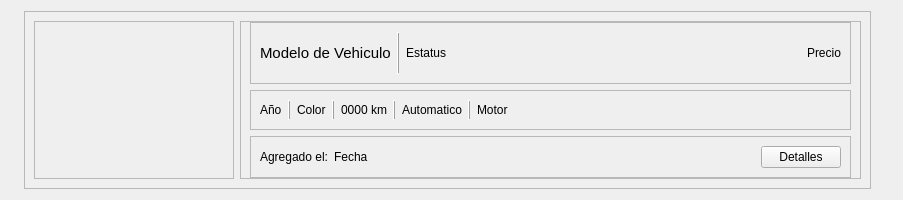
<?xml version="1.0" encoding="UTF-8"?>
<ui version="4.0">
 <class>VehicleItemList</class>
 <widget class="QWidget" name="VehicleItemList">
  <property name="geometry">
   <rect>
    <x>0</x>
    <y>0</y>
    <width>903</width>
    <height>200</height>
   </rect>
  </property>
  <property name="sizePolicy">
   <sizepolicy hsizetype="Preferred" vsizetype="Fixed">
    <horstretch>0</horstretch>
    <verstretch>0</verstretch>
   </sizepolicy>
  </property>
  <property name="minimumSize">
   <size>
    <width>0</width>
    <height>200</height>
   </size>
  </property>
  <property name="maximumSize">
   <size>
    <width>16777215</width>
    <height>200</height>
   </size>
  </property>
  <property name="windowTitle">
   <string>Form</string>
  </property>
  <property name="class" stdset="0">
   <string>vehicleCard</string>
  </property>
  <layout class="QHBoxLayout" name="horizontalLayout" stretch="0">
   <property name="spacing">
    <number>2</number>
   </property>
   <property name="leftMargin">
    <number>24</number>
   </property>
   <property name="rightMargin">
    <number>32</number>
   </property>
   <item>
    <widget class="QFrame" name="frame">
     <property name="sizePolicy">
      <sizepolicy hsizetype="Expanding" vsizetype="Expanding">
       <horstretch>0</horstretch>
       <verstretch>0</verstretch>
      </sizepolicy>
     </property>
     <property name="frameShape">
      <enum>QFrame::Shape::StyledPanel</enum>
     </property>
     <property name="frameShadow">
      <enum>QFrame::Shadow::Raised</enum>
     </property>
     <layout class="QFormLayout" name="formLayout">
      <item row="0" column="0">
       <widget class="QFrame" name="leftFrame">
        <property name="sizePolicy">
         <sizepolicy hsizetype="Fixed" vsizetype="Expanding">
          <horstretch>0</horstretch>
          <verstretch>0</verstretch>
         </sizepolicy>
        </property>
        <property name="minimumSize">
         <size>
          <width>200</width>
          <height>0</height>
         </size>
        </property>
        <property name="frameShape">
         <enum>QFrame::Shape::StyledPanel</enum>
        </property>
        <property name="frameShadow">
         <enum>QFrame::Shadow::Raised</enum>
        </property>
        <layout class="QVBoxLayout" name="leftFrameLayout">
         <property name="leftMargin">
          <number>4</number>
         </property>
         <property name="topMargin">
          <number>4</number>
         </property>
         <property name="rightMargin">
          <number>12</number>
         </property>
         <property name="bottomMargin">
          <number>4</number>
         </property>
         <item>
          <widget class="AspectRatioImageLabel" name="vehicleImage">
           <property name="sizePolicy">
            <sizepolicy hsizetype="Expanding" vsizetype="Expanding">
             <horstretch>0</horstretch>
             <verstretch>0</verstretch>
            </sizepolicy>
           </property>
           <property name="whatsThis">
            <string>&lt;html&gt;&lt;head/&gt;&lt;body&gt;&lt;p&gt;&lt;br/&gt;&lt;/p&gt;&lt;/body&gt;&lt;/html&gt;</string>
           </property>
           <property name="text">
            <string/>
           </property>
          </widget>
         </item>
        </layout>
       </widget>
      </item>
      <item row="0" column="1">
       <widget class="QFrame" name="rightFrame">
        <property name="sizePolicy">
         <sizepolicy hsizetype="Expanding" vsizetype="Expanding">
          <horstretch>0</horstretch>
          <verstretch>0</verstretch>
         </sizepolicy>
        </property>
        <property name="frameShape">
         <enum>QFrame::Shape::StyledPanel</enum>
        </property>
        <property name="frameShadow">
         <enum>QFrame::Shadow::Raised</enum>
        </property>
        <layout class="QVBoxLayout" name="verticalLayout">
         <property name="topMargin">
          <number>0</number>
         </property>
         <property name="bottomMargin">
          <number>0</number>
         </property>
         <item>
          <widget class="QFrame" name="frame_2">
           <property name="frameShape">
            <enum>QFrame::Shape::StyledPanel</enum>
           </property>
           <property name="frameShadow">
            <enum>QFrame::Shadow::Raised</enum>
           </property>
           <layout class="QHBoxLayout" name="horizontalLayout_2">
            <property name="spacing">
             <number>6</number>
            </property>
            <property name="topMargin">
             <number>9</number>
            </property>
            <property name="bottomMargin">
             <number>9</number>
            </property>
            <item>
             <widget class="QLabel" name="vehicleTitle">
              <property name="text">
               <string>&lt;html&gt;&lt;head/&gt;&lt;body&gt;&lt;p&gt;&lt;span style=&quot; font-size:11pt;&quot;&gt;Modelo de Vehiculo&lt;/span&gt;&lt;/p&gt;&lt;/body&gt;&lt;/html&gt;</string>
              </property>
             </widget>
            </item>
            <item>
             <widget class="Line" name="line_5">
              <property name="frameShadow">
               <enum>QFrame::Shadow::Raised</enum>
              </property>
              <property name="lineWidth">
               <number>1</number>
              </property>
              <property name="orientation">
               <enum>Qt::Orientation::Vertical</enum>
              </property>
              <property name="class" stdset="0">
               <string>lineSpecial</string>
              </property>
             </widget>
            </item>
            <item>
             <widget class="QLabel" name="statusBadge">
              <property name="text">
               <string>Estatus</string>
              </property>
              <property name="class" stdset="0">
               <string>statusBadge</string>
              </property>
             </widget>
            </item>
            <item>
             <spacer name="horizontalSpacer_2">
              <property name="orientation">
               <enum>Qt::Orientation::Horizontal</enum>
              </property>
              <property name="sizeHint" stdset="0">
               <size>
                <width>85</width>
                <height>20</height>
               </size>
              </property>
             </spacer>
            </item>
            <item>
             <widget class="QLabel" name="priceLabel">
              <property name="sizePolicy">
               <sizepolicy hsizetype="Preferred" vsizetype="Expanding">
                <horstretch>0</horstretch>
                <verstretch>0</verstretch>
               </sizepolicy>
              </property>
              <property name="text">
               <string>Precio</string>
              </property>
              <property name="margin">
               <number>0</number>
              </property>
             </widget>
            </item>
           </layout>
          </widget>
         </item>
         <item>
          <widget class="QFrame" name="detailLine">
           <property name="frameShape">
            <enum>QFrame::Shape::StyledPanel</enum>
           </property>
           <property name="frameShadow">
            <enum>QFrame::Shadow::Raised</enum>
           </property>
           <layout class="QHBoxLayout" name="horizontalLayout_3" stretch="0,0,0,0,0,0,0,0,0,0">
            <property name="spacing">
             <number>6</number>
            </property>
            <property name="topMargin">
             <number>9</number>
            </property>
            <property name="bottomMargin">
             <number>9</number>
            </property>
            <item>
             <widget class="QLabel" name="yearLabel">
              <property name="text">
               <string>Año</string>
              </property>
              <property name="class" stdset="0">
               <string>detailLine</string>
              </property>
             </widget>
            </item>
            <item>
             <widget class="Line" name="line">
              <property name="frameShadow">
               <enum>QFrame::Shadow::Raised</enum>
              </property>
              <property name="orientation">
               <enum>Qt::Orientation::Vertical</enum>
              </property>
              <property name="class" stdset="0">
               <string>lineSpecial</string>
              </property>
             </widget>
            </item>
            <item>
             <widget class="QLabel" name="colorLabel">
              <property name="text">
               <string>Color</string>
              </property>
              <property name="class" stdset="0">
               <string>detailLine</string>
              </property>
             </widget>
            </item>
            <item>
             <widget class="Line" name="line_2">
              <property name="frameShadow">
               <enum>QFrame::Shadow::Raised</enum>
              </property>
              <property name="orientation">
               <enum>Qt::Orientation::Vertical</enum>
              </property>
              <property name="class" stdset="0">
               <string>lineSpecial</string>
              </property>
             </widget>
            </item>
            <item>
             <widget class="QLabel" name="kmLabel">
              <property name="text">
               <string>0000 km</string>
              </property>
              <property name="class" stdset="0">
               <string>detailLine</string>
              </property>
             </widget>
            </item>
            <item>
             <widget class="Line" name="line_3">
              <property name="frameShadow">
               <enum>QFrame::Shadow::Raised</enum>
              </property>
              <property name="orientation">
               <enum>Qt::Orientation::Vertical</enum>
              </property>
              <property name="class" stdset="0">
               <string>lineSpecial</string>
              </property>
             </widget>
            </item>
            <item>
             <widget class="QLabel" name="transmisionLabel">
              <property name="text">
               <string>Automatico</string>
              </property>
              <property name="class" stdset="0">
               <string>detailLine</string>
              </property>
             </widget>
            </item>
            <item>
             <widget class="Line" name="line_4">
              <property name="frameShadow">
               <enum>QFrame::Shadow::Raised</enum>
              </property>
              <property name="orientation">
               <enum>Qt::Orientation::Vertical</enum>
              </property>
              <property name="class" stdset="0">
               <string>lineSpecial</string>
              </property>
             </widget>
            </item>
            <item>
             <widget class="QLabel" name="motorLabel">
              <property name="text">
               <string>Motor</string>
              </property>
              <property name="class" stdset="0">
               <string>detailLine</string>
              </property>
             </widget>
            </item>
            <item>
             <spacer name="horizontalSpacer">
              <property name="orientation">
               <enum>Qt::Orientation::Horizontal</enum>
              </property>
              <property name="sizeHint" stdset="0">
               <size>
                <width>40</width>
                <height>20</height>
               </size>
              </property>
             </spacer>
            </item>
           </layout>
          </widget>
         </item>
         <item>
          <widget class="QFrame" name="frame_5">
           <property name="frameShape">
            <enum>QFrame::Shape::StyledPanel</enum>
           </property>
           <property name="frameShadow">
            <enum>QFrame::Shadow::Raised</enum>
           </property>
           <layout class="QHBoxLayout" name="horizontalLayout_4">
            <item>
             <widget class="QLabel" name="label_8">
              <property name="font">
               <font>
                <family>Segoe UI</family>
                <bold>false</bold>
               </font>
              </property>
              <property name="text">
               <string>&lt;html&gt;&lt;head/&gt;&lt;body&gt;&lt;p&gt;Agregado el:&lt;/p&gt;&lt;/body&gt;&lt;/html&gt;</string>
              </property>
              <property name="margin">
               <number>0</number>
              </property>
              <property name="indent">
               <number>-1</number>
              </property>
              <property name="class" stdset="0">
               <string>dateIncomingLabel</string>
              </property>
             </widget>
            </item>
            <item>
             <widget class="QLabel" name="fechaIngresoLabel">
              <property name="text">
               <string>Fecha</string>
              </property>
              <property name="class" stdset="0">
               <string>dateIncomingLabel</string>
              </property>
             </widget>
            </item>
            <item>
             <spacer name="horizontalSpacer_4">
              <property name="orientation">
               <enum>Qt::Orientation::Horizontal</enum>
              </property>
              <property name="sizeHint" stdset="0">
               <size>
                <width>40</width>
                <height>20</height>
               </size>
              </property>
             </spacer>
            </item>
            <item>
             <widget class="QPushButton" name="detailsButton">
              <property name="text">
               <string>Detalles</string>
              </property>
             </widget>
            </item>
           </layout>
          </widget>
         </item>
        </layout>
       </widget>
      </item>
     </layout>
    </widget>
   </item>
  </layout>
 </widget>
 <customwidgets>
  <customwidget>
   <class>AspectRatioImageLabel</class>
   <extends>QLabel</extends>
   <header>../src/presentation/common/components/aspectratioimagelabel.h</header>
  </customwidget>
 </customwidgets>
 <resources/>
 <connections/>
</ui>
